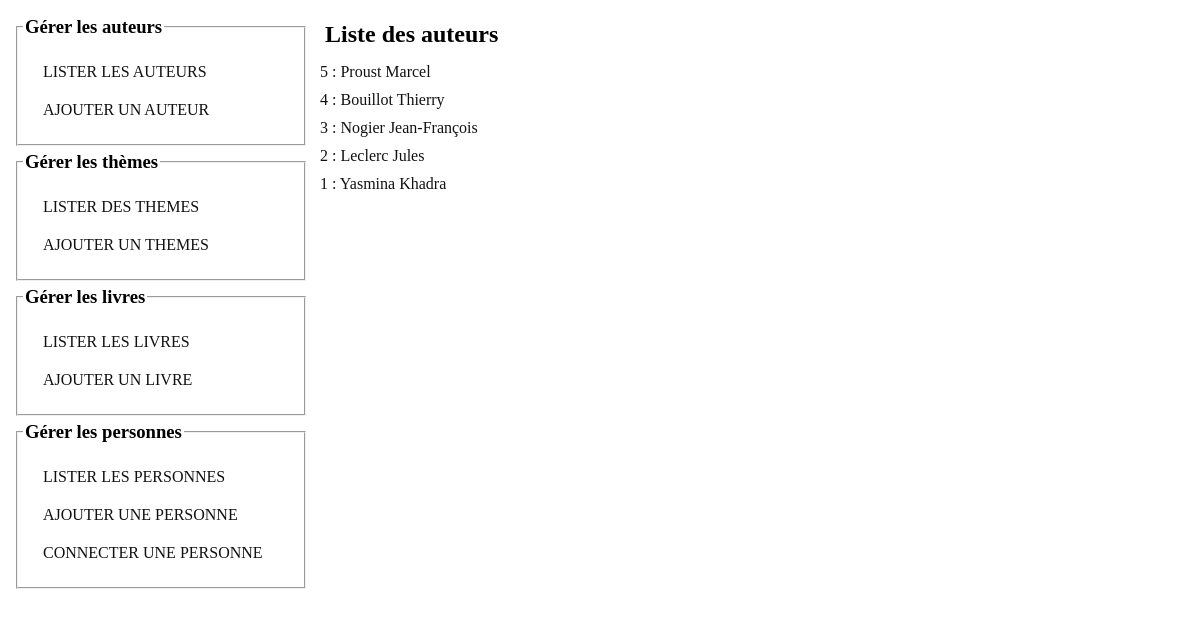
The app's page /admin/index.php with its own data.
### tables this page shows
CREATE TABLE `t_auteur` (
  `id` int(11) NOT NULL,
  `nom` varchar(255) NOT NULL,
  `prenom` varchar(255) NOT NULL
);

### dao/dao-auteur.php (called while the page is built, shortened)
<?php
require_once("../classes/auteur.php");
class DAOAuteur implements IAuteur
{
	public function lister()
	{
		$infos = array();
		$connexion = DB::connect();
		$connexion->exec("SET CHARACTER SET utf8");
		$resultats=$connexion->query("select * FROM t_auteur ORDER BY id DESC");
		$resultats->setFetchMode(PDO::FETCH_OBJ);
		while($resultat = $resultats->fetch())
		{
			$auteur = new Auteur();
			$auteur->setId($resultat->id);
			$auteur->setNom($resultat->nom);
			$auteur->setPrenom($resultat->prenom);
			$infos[] = $auteur;
		}
		return $infos;
	}
}

### classes/auteur.php (called while the page is built)
<?php
class Auteur
{
    private $id;
    private $nom;
    private $prenom;
	function __construct()
	{
		$this->id = $this->getId();
		$this->nom = $this->getNom();
		$this->prenom = $this->getPrenom();
	}
    public function setId($id)
    {
        $this->id = $id;
    }
    public function getId()
    {
        return $this->id;
    }
    public function setNom($nom)
    {
        $this->nom = $nom;
    }
    public function getNom()
    {
        return $this->nom;
    }
    public function setPrenom($prenom)
    {
        $this->prenom = $prenom;
    }
    public function getPrenom()
    {
        return $this->prenom;
    }
}

### admin/auteur/lister.php (the view)
<h2>Liste des auteurs</h2>
<?php
$daoAuteur = new DAOAuteur();
$resultat = $daoAuteur->lister();
foreach ($resultat as $r){
	?>
	<a class="liste" href="?p=gerer_auteur&action=modifier&id=<?php echo $r->getId(); ?>"><?php echo $r->getId()." : ".$r->getPrenom()." ".$r->getNom(); ?></a>
	<?php
}
?>

### admin/index.css (style rules this page uses)
body { font-size: 12pt; }
a { color: #111; }
h1, h2, h3, h4, h5, h6, p, div, fieldset { padding: 5px; margin: 5px; }
a.liste { padding: 5px; display: block; width: 200px; text-decoration: none; }

### records on screen
t_auteur: id "5", prenom "Proust", nom "Marcel"
t_auteur: id "4", prenom "Bouillot", nom "Thierry"
t_auteur: id "3", prenom "Nogier", nom "Jean-François"
t_auteur: id "2", prenom "Leclerc", nom "Jules"
t_auteur: id "1", prenom "Yasmina", nom "Khadra"
